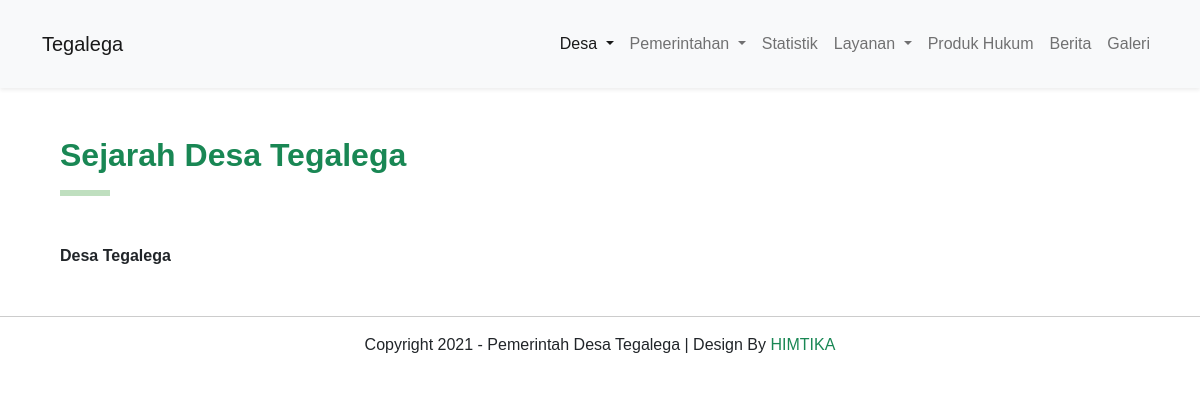
/sejarah.php, run on an earlier commit of the app's database.
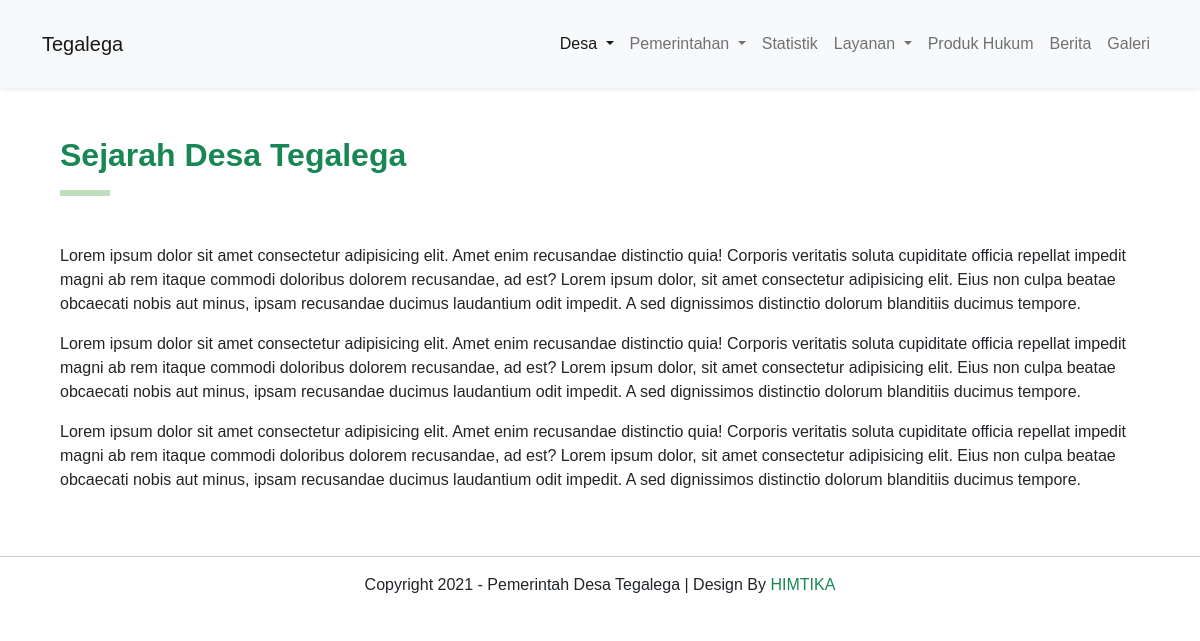
And on a later commit of the database.
### tables this page shows
CREATE TABLE `him_sejarah` (
  `id_sejarah` int(12) NOT NULL,
  `title_sejarah` varchar(50) NOT NULL,
  `sejarah` text NOT NULL,
  `created_at` timestamp NOT NULL DEFAULT current_timestamp(),
  `updated_at` timestamp NOT NULL DEFAULT current_timestamp()
);

### sejarah.php (the view, shortened to what this page needs)
<!DOCTYPE html>
<html lang="en">
<head>
    <link href="https://cdn.jsdelivr.net/npm/bootstrap@5.0.2/dist/css/bootstrap.min.css" rel="stylesheet">
    <link rel="stylesheet" href="https://cdn.jsdelivr.net/npm/bootstrap-icons@1.7.0/font/bootstrap-icons.css">
    <link rel="stylesheet" href="assets/css/style.css">
    <link href="https://unpkg.com/aos@2.3.1/dist/aos.css" rel="stylesheet">
</head>
<body>
    <section class="navbar-nav">
        <nav class="navbar navbar-expand-lg navbar-light bg-light p-4 shadow-sm">
            <div class="container">
                <a class="navbar-brand" href="index">Tegalega</a>
                <div class="collapse navbar-collapse" id="navbarSupportedContent">
                    <ul class="navbar-nav ms-auto mb-2 mb-lg-0">
                        <li class="nav-item dropdown">
                            <a class="nav-link active dropdown-toggle" href="#" id="navbarDropdown" role="button" data-bs-toggle="dropdown" aria-expanded="false">
                                Desa
                            </a>
                        </li>
                        <li class="nav-item dropdown">
                            <a class="nav-link dropdown-toggle" href="#" id="navbarDropdown" role="button" data-bs-toggle="dropdown" aria-expanded="false">
                                Pemerintahan
                            </a>
                        </li>
                        <li class="nav-item">
                            <a class="nav-link" href="statistik">Statistik</a>
                        </li>
                        <li class="nav-item dropdown">
                            <a class="nav-link dropdown-toggle" href="#" id="navbarDropdown" role="button" data-bs-toggle="dropdown" aria-expanded="false">
                                Layanan
                            </a>
                        </li>
                        <li class="nav-item">
                            <a class="nav-link" href="produk-hukum">Produk Hukum</a>
                        </li>
                        <li class="nav-item">
                            <a class="nav-link" href="berita">Berita</a>
                        </li>
                        <li class="nav-item">
                            <a class="nav-link" href="galeri">Galeri</a>
                        </li>
                    </ul>
                </div>
            </div>
        </nav>
    </section>
    <section class="wrapper p-5">
        <div class="container">
            <div class="row">
                <div class="col-md-12" data-aos="fade-left">
                    <?php
                    include "lib/koneksi.php";
                    $query = mysqli_query($koneksi, "SELECT title_sejarah,sejarah FROM him_sejarah WHERE id_sejarah=1");
                    $data = mysqli_fetch_array($query);
                    ?>
                    <h2 class="wrapper-title text-success fw-bold">
                        <?= $data['title_sejarah'] ?>
                    </h2>
                    <hr class="mb-5">
                    <?= $data['sejarah'] ?>
                </div>
            </div>
        </div>
    </section>
    <section class="footer">
        <div class="container">
            <div class="row">
                <div class="col-md-12">
                    <p class="mt-3 text-center">Copyright 2021 - Pemerintah Desa Tegalega | Design By <a href="https://himtika.cs.unsika.ac.id/" class="text-decoration-none text-success">HIMTIKA</a></p>
                </div>
            </div>
        </div>
    </section>
</body>
</html>

What changed in the data, as far as the page shows it:
changed him_sejarah "Sejarah Desa Tegalega": sejarah "Desa Tegalega" → "Lorem ipsum dolor sit amet consectetur adipisicing elit. Amet enim recusandae distinctio quia! Corporis veritatis soluta cupiditate officia repellat impedit magni ab rem itaque commodi doloribus dolorem recusandae, ad est? Lorem ipsum dolor, sit amet consectetur adipisicing elit. Eius non culpa beatae obcaecati nobis aut minus, ipsam recusandae ducimus laudantium odit impedit. A sed dignissimos distinctio dolorum blanditiis ducimus tempore. Lorem ipsum dolor sit amet consectetur adipisicing elit. Amet enim recusandae distinctio quia! Corporis veritatis soluta cupiditate officia repellat impedit magni ab rem itaque commodi doloribus dolorem recusandae, ad est? Lorem ipsum dolor, sit amet…"
